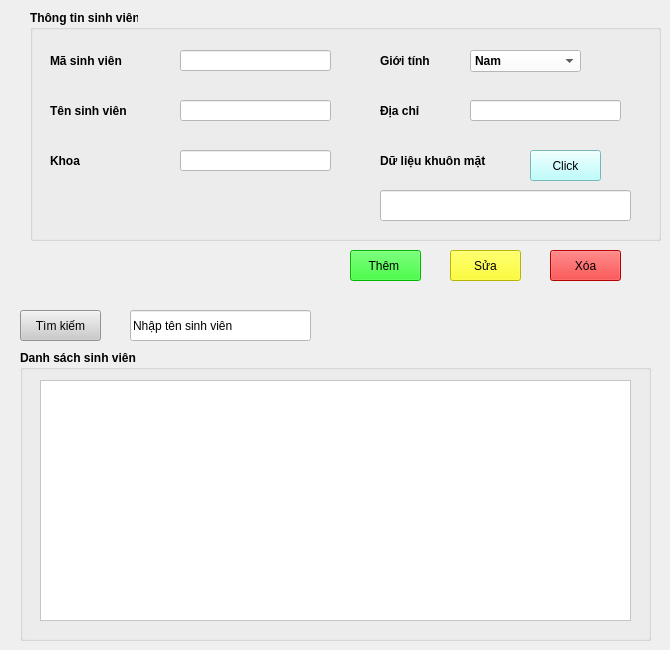
         <widget class="QWidget" name="sinhVien_page">
          <widget class="QPushButton" name="btn_xoaSV">
           <property name="geometry">
            <rect>
             <x>550</x>
             <y>250</y>
             <width>71</width>
             <height>31</height>
            </rect>
           </property>
           <property name="styleSheet">
            <string notr="true">background-color: rgb(255, 0, 0);</string>
           </property>
           <property name="text">
            <string>Xóa</string>
           </property>
          </widget>
          <widget class="QPushButton" name="btn_themSV">
           <property name="geometry">
            <rect>
             <x>350</x>
             <y>250</y>
             <width>71</width>
             <height>31</height>
            </rect>
           </property>
           <property name="styleSheet">
            <string notr="true">background-color: rgb(0, 255, 0);</string>
           </property>
           <property name="text">
            <string>Thêm </string>
           </property>
          </widget>
          <widget class="QGroupBox" name="groupBox">
           <property name="geometry">
            <rect>
             <x>30</x>
             <y>10</y>
             <width>631</width>
             <height>231</height>
            </rect>
           </property>
           <property name="font">
            <font>
             <pointsize>9</pointsize>
             <weight>75</weight>
             <bold>true</bold>
            </font>
           </property>
           <property name="title">
            <string>Thông tin sinh viên</string>
           </property>
           <widget class="QLabel" name="label_14">
            <property name="geometry">
             <rect>
              <x>20</x>
              <y>140</y>
              <width>101</width>
              <height>21</height>
             </rect>
            </property>
            <property name="font">
             <font>
              <pointsize>9</pointsize>
             </font>
            </property>
            <property name="text">
             <string>Khoa</string>
            </property>
           </widget>
           <widget class="QLabel" name="label_15">
            <property name="geometry">
             <rect>
              <x>350</x>
              <y>90</y>
              <width>101</width>
              <height>21</height>
             </rect>
            </property>
            <property name="font">
             <font>
              <pointsize>9</pointsize>
             </font>
            </property>
            <property name="text">
             <string>Địa chỉ</string>
            </property>
           </widget>
           <widget class="QLabel" name="label_16">
            <property name="geometry">
             <rect>
              <x>20</x>
              <y>40</y>
              <width>101</width>
              <height>21</height>
             </rect>
            </property>
            <property name="font">
             <font>
              <pointsize>9</pointsize>
             </font>
            </property>
            <property name="text">
             <string>Mã sinh viên</string>
            </property>
           </widget>
           <widget class="QLabel" name="label_17">
            <property name="geometry">
             <rect>
              <x>20</x>
              <y>90</y>
              <width>101</width>
              <height>21</height>
             </rect>
            </property>
            <property name="font">
             <font>
              <pointsize>9</pointsize>
             </font>
            </property>
            <property name="text">
             <string>Tên sinh viên</string>
            </property>
           </widget>
           <widget class="QLabel" name="label_18">
            <property name="geometry">
             <rect>
              <x>350</x>
              <y>40</y>
              <width>101</width>
              <height>21</height>
             </rect>
            </property>
            <property name="font">
             <font>
              <pointsize>9</pointsize>
             </font>
            </property>
            <property name="text">
             <string>Giới tính</string>
            </property>
           </widget>
           <widget class="QLabel" name="label_19">
            <property name="geometry">
             <rect>
              <x>350</x>
              <y>140</y>
              <width>121</width>
              <height>21</height>
             </rect>
            </property>
            <property name="font">
             <font>
              <pointsize>9</pointsize>
             </font>
            </property>
            <property name="text">
             <string>Dữ liệu khuôn mặt</string>
            </property>
           </widget>
           <widget class="QLineEdit" name="txt_masvSV">
            <property name="geometry">
             <rect>
              <x>150</x>
              <y>40</y>
              <width>151</width>
              <height>21</height>
             </rect>
            </property>
            <property name="styleSheet">
             <string notr="true">
background-color: rgb(255, 255, 255);</string>
            </property>
           </widget>
           <widget class="QLineEdit" name="txt_tensvSV">
            <property name="geometry">
             <rect>
              <x>150</x>
              <y>90</y>
              <width>151</width>
              <height>21</height>
             </rect>
            </property>
            <property name="styleSheet">
             <string notr="true">
background-color: rgb(255, 255, 255);</string>
            </property>
           </widget>
           <widget class="QLineEdit" name="txt_khoaSV">
            <property name="geometry">
             <rect>
              <x>150</x>
              <y>140</y>
              <width>151</width>
              <height>21</height>
             </rect>
            </property>
            <property name="styleSheet">
             <string notr="true">
background-color: rgb(255, 255, 255);</string>
            </property>
           </widget>
           <widget class="QLineEdit" name="txt_diaChiSV">
            <property name="geometry">
             <rect>
              <x>440</x>
              <y>90</y>
              <width>151</width>
              <height>21</height>
             </rect>
            </property>
            <property name="styleSheet">
             <string notr="true">
background-color: rgb(255, 255, 255);</string>
            </property>
           </widget>
           <widget class="QComboBox" name="ccb_genderSV">
            <property name="geometry">
             <rect>
              <x>440</x>
              <y>40</y>
              <width>111</width>
              <height>22</height>
             </rect>
            </property>
            <property name="styleSheet">
             <string notr="true">background-color: rgb(255, 255, 255);</string>
            </property>
            <item>
             <property name="text">
              <string>Nam</string>
             </property>
            </item>
            <item>
             <property name="text">
              <string>Nữ</string>
             </property>
            </item>
           </widget>
           <widget class="QPushButton" name="btn_addFace">
            <property name="geometry">
             <rect>
              <x>500</x>
              <y>140</y>
              <width>71</width>
              <height>31</height>
             </rect>
            </property>
            <property name="font">
             <font>
              <weight>50</weight>
              <bold>false</bold>
             </font>
            </property>
            <property name="styleSheet">
             <string notr="true">background-color: rgb(170, 255, 255);</string>
            </property>
            <property name="text">
             <string>Click</string>
            </property>
           </widget>
           <widget class="QLineEdit" name="txt_faceCoding">
            <property name="enabled">
             <bool>true</bool>
            </property>
            <property name="geometry">
             <rect>
              <x>350</x>
              <y>180</y>
              <width>251</width>
              <height>31</height>
             </rect>
            </property>
            <property name="styleSheet">
             <string notr="true">
background-color: rgb(255, 255, 255);</string>
            </property>
           </widget>
          </widget>
          <widget class="QLineEdit" name="txt_timKiemSV">
           <property name="geometry">
            <rect>
             <x>130</x>
             <y>310</y>
             <width>181</width>
             <height>31</height>
            </rect>
           </property>
           <property name="styleSheet">
            <string notr="true">background-color: rgb(255, 255, 255);
color: rgb(0, 0, 0);</string>
           </property>
           <property name="text">
            <string>Nhập tên sinh viên</string>
           </property>
          </widget>
          <widget class="QPushButton" name="btn_timKiemSV">
           <property name="geometry">
            <rect>
             <x>20</x>
             <y>310</y>
             <width>81</width>
             <height>31</height>
            </rect>
           </property>
           <property name="styleSheet">
            <string notr="true">background-color: rgb(203, 203, 203);</string>
           </property>
           <property name="text">
            <string>Tìm kiếm</string>
           </property>
          </widget>
          <widget class="QPushButton" name="btn_suaSV">
           <property name="geometry">
            <rect>
             <x>450</x>
             <y>250</y>
             <width>71</width>
             <height>31</height>
            </rect>
           </property>
           <property name="styleSheet">
            <string notr="true">background-color: rgb(255, 255, 0);</string>
           </property>
           <property name="text">
            <string>Sửa</string>
           </property>
          </widget>
          <widget class="QGroupBox" name="groupBox_4">
           <property name="geometry">
            <rect>
             <x>20</x>
             <y>350</y>
             <width>631</width>
             <height>291</height>
            </rect>
           </property>
           <property name="font">
            <font>
             <pointsize>9</pointsize>
             <weight>75</weight>
             <bold>true</bold>
            </font>
           </property>
           <property name="title">
            <string>Danh sách sinh viên</string>
           </property>
           <widget class="QTableWidget" name="tbl_sinhVien">
            <property name="geometry">
             <rect>
              <x>20</x>
              <y>30</y>
              <width>591</width>
              <height>241</height>
             </rect>
            </property>
            <property name="styleSheet">
             <string notr="true">
background-color: rgb(255, 255, 255);</string>
            </property>
           </widget>
          </widget>
         </widget>
